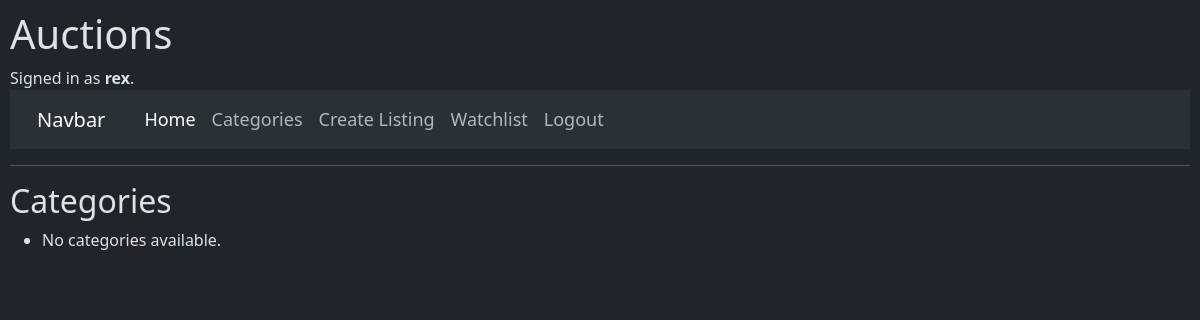
The page /categories/ (signed in) on the database as committed earlier.
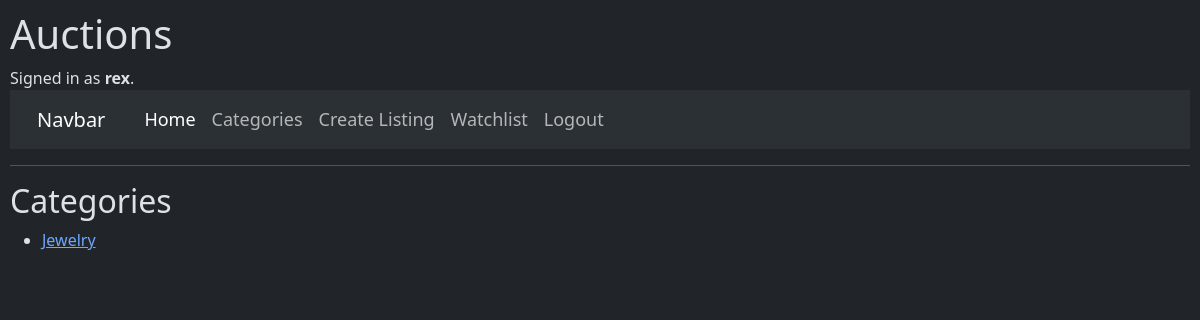
The same page on the database as committed later.
### auctions/models.py (models this page shows, shortened)
class Category(models.Model):
    name = models.CharField(max_length=64, unique=True)

### auctions/views.py (the view)
# urls.py: path("categories/", views.view_categories, name="view_categories"),
def view_categories(request):
    categories = Category.objects.all()
    return render(request, "auctions/categories.html", {"categories": categories})

### auctions/templates/auctions/categories.html
{% extends "auctions/layout.html" %}
{% block body %}
<h2>Categories</h2>
<ul>
    {% for category in categories %}
    <li><a href="{% url 'view_category_listings' category.id %}">{{ category.name }}</a></li>
    {% empty %}
    <li>No categories available.</li>
    {% endfor %}
</ul>
{% endblock %}

Rows that differ between the two databases and show on the page:
added Category: name "Jewelry"
Other text that changed with them:
text no longer shown: "No categories available."
